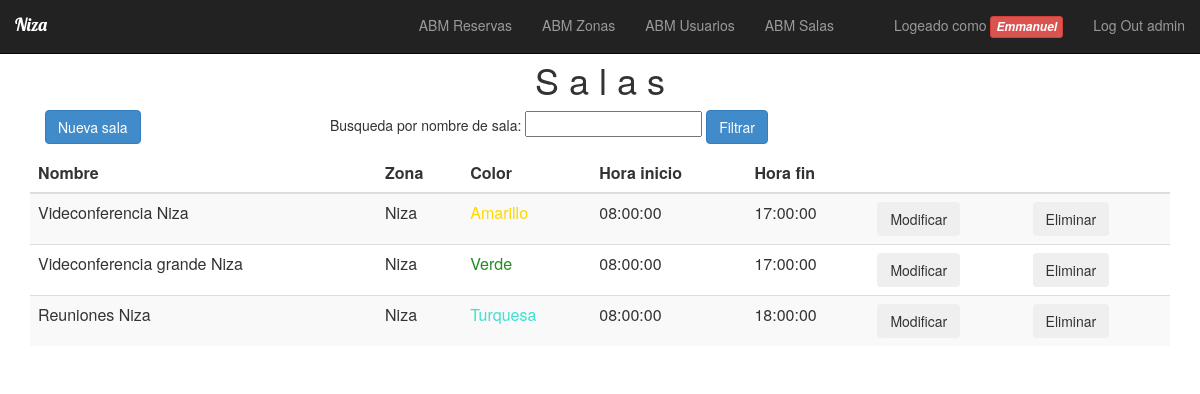
/paginas/abm_salas/mostrar_sala.php (signed in), run on the app's committed database.
### tables this page shows
CREATE TABLE `salas` (
  `id_sala` int(10) NOT NULL,
  `nombre_sala` varchar(50) NOT NULL,
  `cant_max_pers` int(10) NOT NULL,
  `hora_inicio` time NOT NULL,
  `hora_fin` time NOT NULL,
  `id_zona` int(8) NOT NULL DEFAULT '1',
  `creacion` timestamp NOT NULL DEFAULT '2018-11-10 20:23:54',
  `id_color` int(10) NOT NULL DEFAULT '1'
);

CREATE TABLE `zonas` (
  `id_zona` int(10) NOT NULL,
  `nombre_zona` varchar(250) NOT NULL,
  `descripcion` varchar(250) NOT NULL
);

CREATE TABLE `colores` (
  `id_color` int(10) NOT NULL,
  `codigo_color` varchar(10) NOT NULL,
  `nombre_color` varchar(50) NOT NULL
);

### paginas/abm_salas/lista_salas.php (the view)
<?php
if(isset($_POST['busqueda']) && $_POST['busqueda']<>''){
  $nom=$_POST['busqueda'];
    $query="SELECT id_sala, nombre_sala, cant_max_pers, hora_inicio, hora_fin,
    salas.id_zona as id_z, creacion, nombre_zona, colores.codigo_color, colores.nombre_color
    FROM salas INNER JOIN zonas ON salas.id_zona=zonas.id_zona
    INNER JOIN colores ON salas.id_color=colores.id_color
    where nombre_sala like '$nom%'";
}
else{
  $query="SELECT id_sala, nombre_sala, cant_max_pers, hora_inicio, hora_fin,
  salas.id_zona as id_z, creacion, nombre_zona, colores.codigo_color, colores.nombre_color
  FROM salas INNER JOIN zonas ON salas.id_zona=zonas.id_zona
  INNER JOIN colores ON salas.id_color=colores.id_color";
}
$resultado_lista=$mysqli->query($query);
 ?>
<div class="container">
<center><h1>S a l a s</h1></center>
  <form class="form form-inline" role="form" action="" method="post">
    <div class="form-group col-md-3">
            <button type="button" class="btn btn-primary"
            data-toggle="modal" data-target="#nueva_sala">
              Nueva sala
            </button>
    </div>
    <div class="form-group form-group-justified col-md-9">
        <p> Busqueda por nombre de sala:
        <input type="text" name="busqueda">
        <button type="submit" class="btn btn-primary" name="busqueda_sala">Filtrar</button></p>
    </div>
  </form>
</div>
<div class="container">
  <div class="table-hover table-responsive">
    <table class="table table-striped">
      <thead class="thead-dark">
        <tr>
          <th ><b>Nombre</b></th>
          <th><b>Zona</b></th>
          <th><b>Color</b></th>
          <th><b>Hora inicio</b></th>
          <th><b>Hora fin</b></th>
          <th><b></b></th>
          <th><b></b></th>
        </tr>
        <tbody>
          <?php while($row=$resultado_lista->fetch_assoc()){ ?>
            <tr>
              <td><?php echo $row['nombre_sala'];?>
              </td>
              <td>
                <?php echo $row['nombre_zona'];?>
              </td>
              <td style="color:<?php echo $row['codigo_color'];?>">
                <?php echo $row['nombre_color'];?>
              </td>
              <td>
                <?php echo $row['hora_inicio'];?>
              </td>
              <td>
                <?php echo $row['hora_fin'];?>
              </td>
              <td>
                  <button type="button" class="btn btn-secondary"
                  data-toggle="modal" data-target="#modificar"
                  onclick="return llenarSala(<?php echo $row['id_sala'];?>,'<?php echo $row['nombre_sala'];?>', '<?php echo $row['hora_inicio'];?>', '<?php echo $row['hora_fin'];?>')">
                    Modificar
                  </button>
              </td>
              <td>
                  <button type="button" class="btn btn-secondary"
                  data-toggle="modal" data-target="#eliminar"
                  onclick="return llenarSala(<?php echo $row['id_sala'];?>,'<?php echo $row['nombre_sala'];?>')">
                    Eliminar
                  </button>
              </td>
            </tr>
          <?php } ?>
        </tbody>
    </table>
  </div>
</div>

### data on the page
salas: nombre_sala "Videconferencia Niza", id_zona.nombre_zona "Niza", id_color.nombre_color "Amarillo", hora_inicio "08:00:00", hora_fin "17:00:00"
salas: nombre_sala "Videconferencia grande Niza", id_zona.nombre_zona "Niza", id_color.nombre_color "Verde", hora_inicio "08:00:00", hora_fin "17:00:00"
salas: nombre_sala "Reuniones Niza", id_zona.nombre_zona "Niza", id_color.nombre_color "Turquesa", hora_inicio "08:00:00", hora_fin "18:00:00"

### other printed values
$_SESSION['usr_name'] "Emmanuel"
